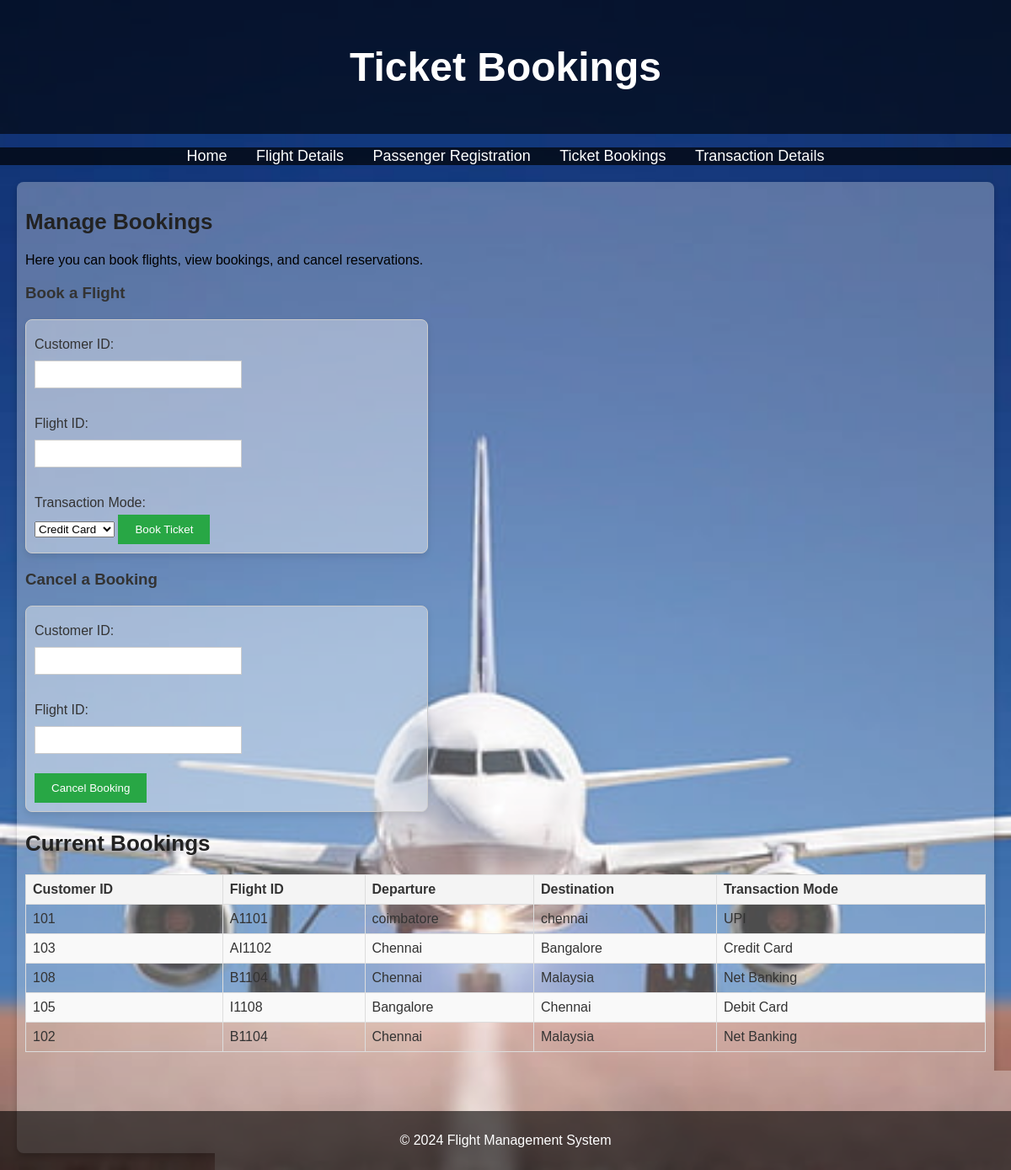
Screenshot of /bookings with the database file from the repository.
### tables this page shows
CREATE TABLE bookings (
    booking_id INTEGER PRIMARY KEY AUTOINCREMENT,
    customer_id TEXT,
    flight_id TEXT,
    seats_booked INTEGER, transaction_mode TEXT,
    FOREIGN KEY (customer_id) REFERENCES passengers(customer_id),
    FOREIGN KEY (flight_id) REFERENCES flights(flight_id)
);

CREATE TABLE flights (
    flight_id TEXT PRIMARY KEY,
    airline_name TEXT,
    departure TEXT,
    destination TEXT,
    departure_time TEXT,
    arrival_time TEXT,
    seats_available INTEGER,
    ticket_price REAL
);

### app.py (the view, shortened to what this page needs)
@app.route('/bookings', methods=['GET', 'POST'])
def bookings():
    conn = get_db_connection()
    bookings = conn.execute('''SELECT b.customer_id, b.flight_id, f.departure, f.destination, b.transaction_mode
                                FROM bookings b
                                JOIN flights f ON b.flight_id = f.flight_id''').fetchall()
    conn.close()
    return render_template('bookings.html', bookings=bookings)

### app.py (called while the page is built)
def get_db_connection():
    conn = sqlite3.connect('database.db',timeout=5)
    conn.row_factory = sqlite3.Row
    return conn

### templates/bookings.html (shortened to what this page needs)
<!DOCTYPE html>
<html lang="en">
<head>
    <link rel="stylesheet" href="{{ url_for('static', filename='styles.css') }}">
</head>
<body>
    <header>
        <h1>Ticket Bookings</h1>
    </header>
    <nav>
        <ul>
            <li><a href="{{ url_for('index') }}">Home</a></li>
            <li><a href="{{ url_for('flight_management') }}">Flight Details</a></li>
            <li><a href="{{ url_for('passenger_management') }}">Passenger Registration</a></li>
            <li><a href="{{ url_for('bookings') }}">Ticket Bookings</a></li>
            <li><a href="{{ url_for('transaction_management') }}">Transaction Details</a></li>
        </ul>
    </nav>
    <section>
        <h2>Manage Bookings</h2>
        <p>Here you can book flights, view bookings, and cancel reservations.</p>
        <h3>Book a Flight</h3>
        <form action="{{ url_for('bookings') }}" method="POST">
            <label for="customer-id">Customer ID:</label>
            <input type="text" id="customer-id" name="customer-id" required><br><br>
            <label for="flight-id">Flight ID:</label>
            <input type="text" id="flight-id" name="flight-id" required><br><br>
            <label for="transaction-mode">Transaction Mode:</label>
            <select name="transaction_mode" id="transaction-mode" required>
                <option value="Credit Card">Credit Card</option>
            </select>
            <input type="submit" value="Book Ticket">
        </form>
        <h3>Cancel a Booking</h3>
        <form action="{{ url_for('bookings') }}" method="POST">
            <label for="cancel-customer-id">Customer ID:</label>
            <input type="text" id="cancel-customer-id" name="customer-id" required><br><br>
            <label for="cancel-flight-id">Flight ID:</label>
            <input type="text" id="cancel-flight-id" name="flight-id" required><br><br>
            <input type="submit" value="Cancel Booking">
        </form>
        <h2>Current Bookings</h2>
        <table>
            <thead>
                <tr>
                    <th>Customer ID</th>
                    <th>Flight ID</th>
                    <th>Departure</th>
                    <th>Destination</th>
                    <th>Transaction Mode</th>
                </tr>
            </thead>
            <tbody>
                {% for booking in bookings %}
                <tr>
                    <td>{{ booking.customer_id }}</td>
                    <td>{{ booking.flight_id }}</td>
                    <td>{{ booking.departure }}</td>
                    <td>{{ booking.destination }}</td>
                    <td>{{ booking.transaction_mode }}</td>
                </tr>
                {% endfor %}
            </tbody>
        </table>
    </section>
    <footer>
        <p>&copy; 2024 Flight Management System</p>
    </footer>
</body>
</html>

### static/styles.css (style rules this page uses)
body { font-family: Arial, sans-serif; margin: 0; padding: 0; background-image: url('/static/airplane-s.jpg'); background-size: cover; background-position: center; background-repeat: no-repeat; background-attachment: fixed; color: #333; }
header { background-color: rgba(0, 0, 0, 0.6); color: white; padding: 20px 0; text-align: center; font-size: 24px; }
nav ul { background-color: rgba(0, 0, 0, 0.7); list-style: none; padding: 0; text-align: center; }
nav ul li { display: inline; margin: 0 15px; }
nav ul li a { color: white; text-decoration: none; font-size: 18px; }
section { margin: 20px; padding: 10px; background-color: rgba(255, 255, 255, 0.3); border-radius: 8px; box-shadow: 0 4px 8px rgba(0, 0, 0, 0.2); padding-bottom: 100px; }
section h2 { font-size: 26px; color: #222; }
section p { font-size: 16px; color: #000; }
footer { text-align: center; background-color: rgba(0, 0, 0, 0.6); color: white; padding: 10px 0; position: fixed; bottom: 0; width: 100%; }
form { margin: 20px 0; padding: 10px; background-color: rgba(255, 255, 255, 0.4); border: 1px solid #ccc; width: 40%; min-width: 300px; border-radius: 8px; box-shadow: 0 4px 8px rgba(0, 0, 0, 0.1); }
form label { display: block; margin: 10px 0 5px; }
form input[type="text"], form input[type="tel"], form input[type="time"] { width: 50%; padding: 8px; margin: 5px 0; border: 1px solid #ccc; }
form input[type="submit"] { padding: 10px 20px; background-color: #28a745; color: white; border: none; cursor: pointer; }
table { width: 100%; border-collapse: collapse; margin: 20px 0; padding-bottom: 60px; }
table, th, td { border: 1px solid #ddd; }
table th, table td { padding: 8px; text-align: left; }
table th { background-color: #f4f4f4; }
table tr:nth-child(even) { background-color: #f9f9f9; }

### rows the page displays
bookings: customer_id "101", flight_id "A1101", departure "coimbatore", destination "chennai", transaction_mode "UPI"
bookings: customer_id "103", flight_id "AI1102", departure "Chennai", destination "Bangalore", transaction_mode "Credit Card"
bookings: customer_id "108", flight_id "B1104", departure "Chennai", destination "Malaysia", transaction_mode "Net Banking"
bookings: customer_id "105", flight_id "I1108", departure "Bangalore", destination "Chennai", transaction_mode "Debit Card"
bookings: customer_id "102", flight_id "B1104", departure "Chennai", destination "Malaysia", transaction_mode "Net Banking"
